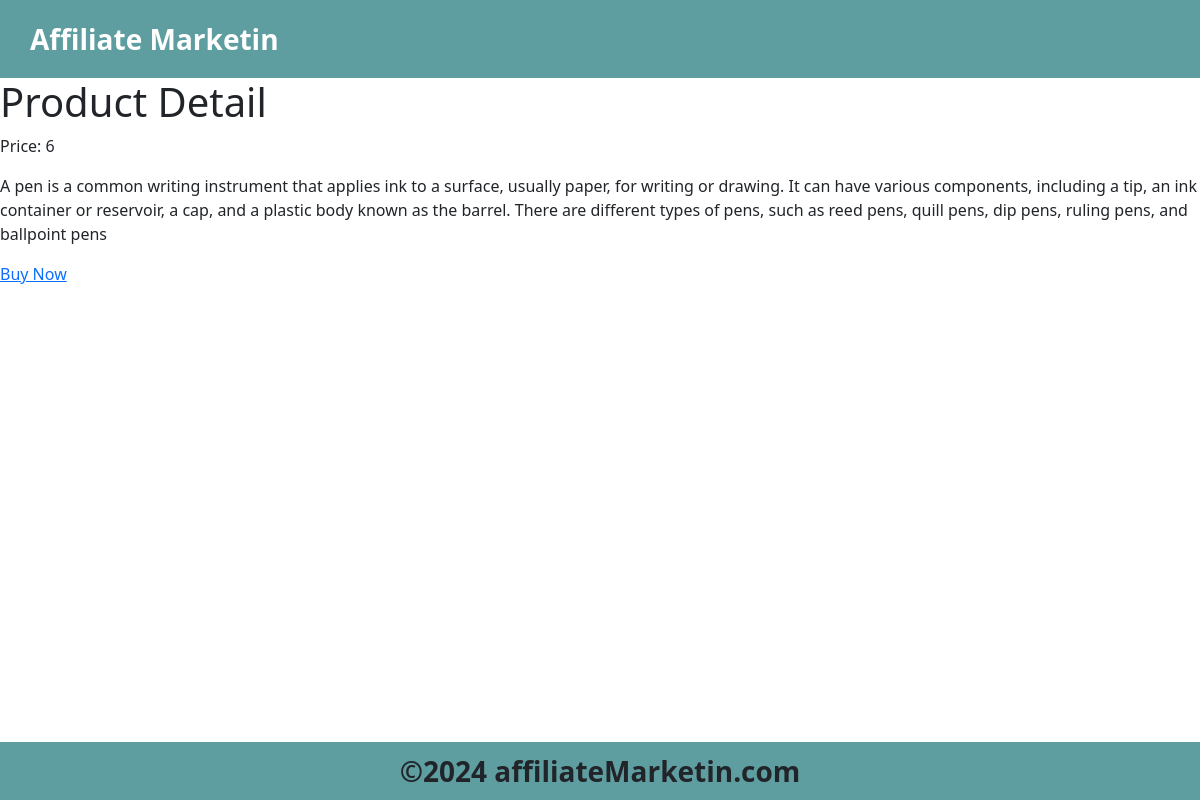
The page /products/1/ on the database its author committed.
### products/models.py (models this page shows, shortened)
class Product(models.Model):
    name = models.CharField(max_length=100)
    price = models.IntegerField()
    description = models.TextField()
    image_url = models.URLField()
    affiliate_link = models.URLField()

### products/views.py (the view)
# urls.py: path('products/<int:id>/', views.product_detail, name='product_detail'),
def product_detail(request, id):
    product = get_object_or_404(Product, id=id)
    return render(request, 'product_detail.html', {'product': product})

### products/templates/product_detail.html (shortened to what this page needs)
{% extends 'base.html' %}
{% block content %}
    <h1>Product Detail</h1>
    <p>Price: {{product.price}}</p>
    <p>{{product.description}}</p>
    <a href="{{product.affiliate_link}}">Buy Now</a>
{% endblock content %}

### rows shown on the page
Product: price "6", description "A pen is a common writing instrument that applies ink to a surface, usually paper, for writing or drawing. It can have various components, including a tip, an ink container or reservoir, a cap, and a plastic body known as the barrel. There are different types of pens, such as reed pens, quill pens, dip pens, ruling pens, and ballpoint pens"
